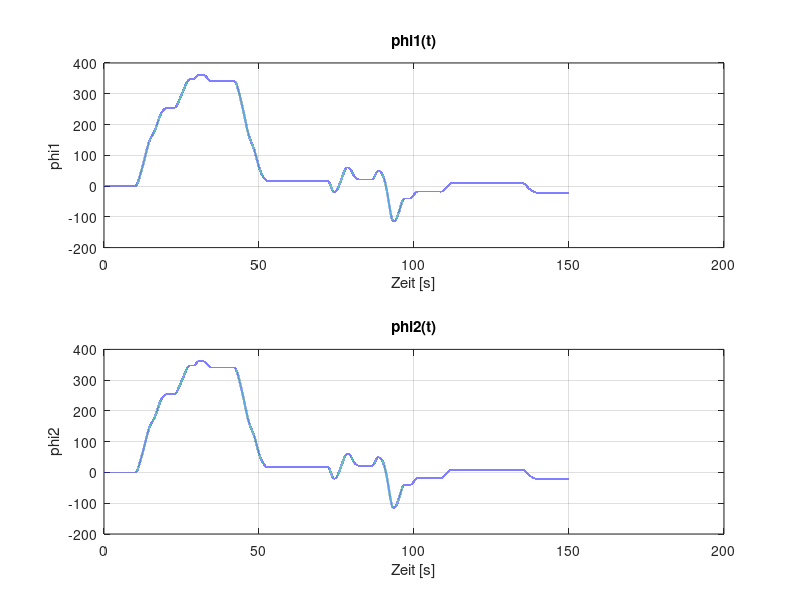
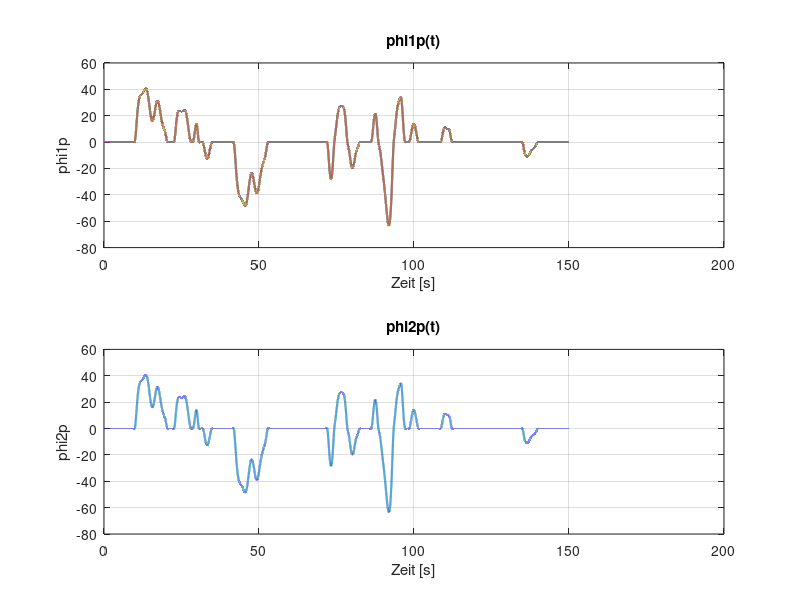
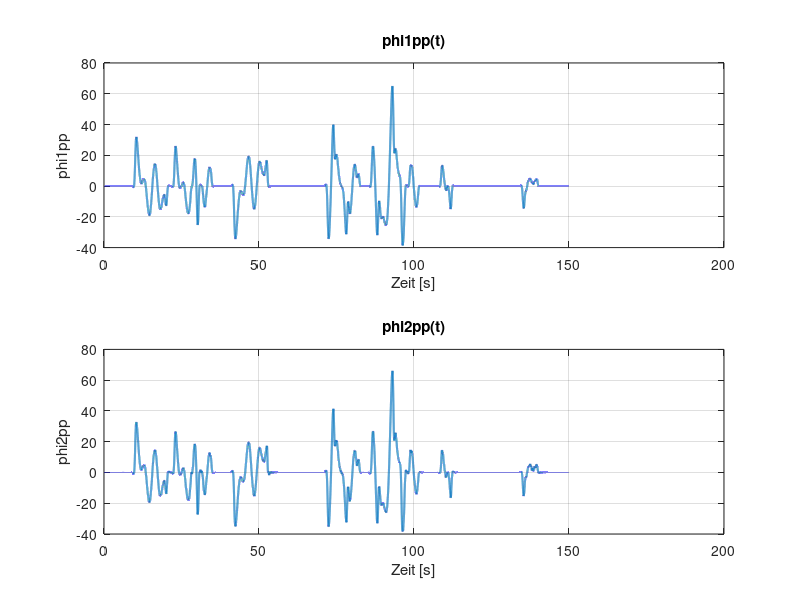
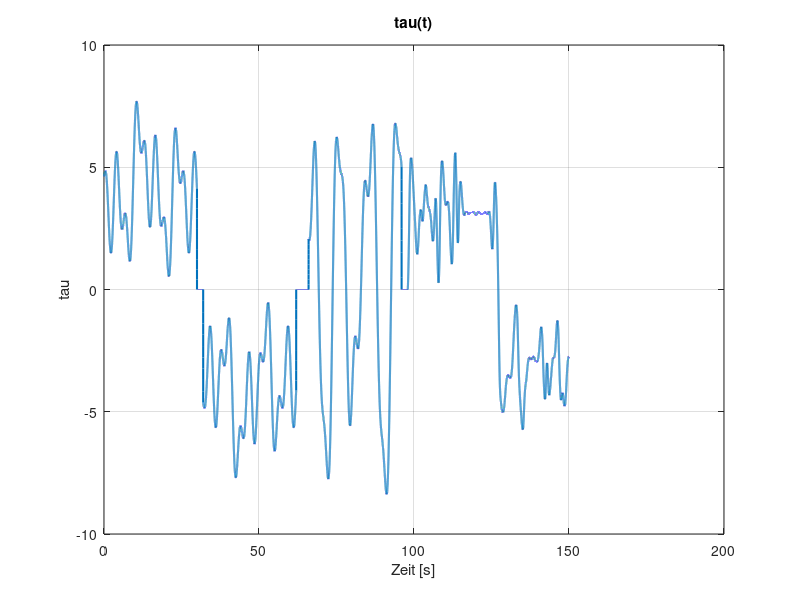

Here is the MATLAB script that generated these plots, in order:
% -------------------------------------------------------------
% Autor:      Ole Uphaus
% Datum:      20.06.2025
% Beschreibung:
% Dieses Skript nutz die Messungen von Sven, um geeignete Trainingsdaten
% für das Delan Modell zu erstellen. Mit diesen kann dann später trainiert
% werden.
% -------------------------------------------------------------

clc
clear
close all

%% Parameterderfinition

% Messdaten laden
load("Messung_Torsionsschwinger.mat")

% Grenzfrequenzen Filter
fc = 1;

% Resampling rate
r_resample = 10;

% Index, bis zu dem Testdaten gesammelt werden
test_idx = 2100;

% Schwellenwert für Geschwindigkeit
threshold_v = 5.e-1;

% Daten abspeichern
savedata = true;

%% Signale filtern

% Winkel in Radiant umrechnen
phi1_rad = phi1;
phi2_rad = phi2;

% Filter vorbereiten
dt = mean(diff(t_ges));
fs = 1 / dt; % Abtastrate
[b, a] = butter(2, fc / (fs/2));

% Filtern der Positionssignale und daraus dann die Ableitungen bestimmen
phi1_filt = filtfilt(b, a, phi1_rad);
phi2_filt = filtfilt(b, a, phi2_rad);

%% Geschwindigkeiten und Beschleunigungen berechnen

% Geschwindigkeiten
phi1p_filt = gradient(phi1_filt, dt);
phi2p_filt = gradient(phi2_filt, dt);

% Beschleunigungen
phi1pp_filt = gradient(phi1p_filt, dt);
phi2pp_filt = gradient(phi2p_filt, dt);

% Test: Integral der Beschleunigungen berechnen
phi1_p_int = cumtrapz(phi1pp_filt)*dt;

%% Ursprungssignale Plotten

% Positionen
figure()
subplot(2,1,1);
plot(t_ges, phi1_filt, 'LineWidth', 1.5);
xlabel('Zeit [s]');
ylabel('phi1');
grid on;
title('phi1(t)');

subplot(2,1,2);
plot(t_ges, phi2_filt, 'LineWidth', 1.5);
xlabel('Zeit [s]');
ylabel('phi2');
grid on;
title('phi2(t)');

% Geschwindigkeiten
figure()
subplot(2,1,1);
plot(t_ges, phi1p_filt, 'LineWidth', 1.5);
hold on
plot(t_ges, phi1_p_int, 'LineWidth', 1.5);
xlabel('Zeit [s]');
ylabel('phi1p');
grid on;
title('phi1p(t)');

subplot(2,1,2);
plot(t_ges, phi2p_filt, 'LineWidth', 1.5);
xlabel('Zeit [s]');
ylabel('phi2p');
grid on;
title('phi2p(t)');

% Beschleunigungen
figure()
subplot(2,1,1);
plot(t_ges, phi1pp_filt, 'LineWidth', 1.5);
xlabel('Zeit [s]');
ylabel('phi1pp');
grid on;
title('phi1pp(t)');

subplot(2,1,2);
plot(t_ges, phi2pp_filt, 'LineWidth', 1.5);
xlabel('Zeit [s]');
ylabel('phi2pp');
grid on;
title('phi2pp(t)');

% Drehmoment
figure()
plot(t_ges, u, 'LineWidth', 1.5);
xlabel('Zeit [s]');
ylabel('tau');
grid on;
title('tau(t)');


%% Signale downsamplen

% Resamplen
phi1_filt_res = downsample(phi1_filt, r_resample);
phi2_filt_res = downsample(phi2_filt, r_resample);

phi1p_filt_res = downsample(phi1p_filt, r_resample);
phi2p_filt_res = downsample(phi2p_filt, r_resample);

phi1pp_filt_res = downsample(phi1pp_filt, r_resample);
phi2pp_filt_res = downsample(phi2pp_filt, r_resample);

t_ges_res = downsample(t_ges, r_resample);

u_res = downsample(u, r_resample);

%% Zusammenfassen und Trainings und Testdaten erstellen

% Zusammenfassen
features_ges = [phi1_filt_res, phi2_filt_res, phi1p_filt_res, phi2p_filt_res, u_res, zeros(size(u_res))];
labels_ges = [phi1pp_filt_res, phi2pp_filt_res];

% Aufteilen in Trainings und Testdaten
features_training = features_ges((test_idx + 1):end, :);
labels_training = labels_ges((test_idx + 1):end, :);
t_vec_training = t_ges_res((test_idx + 1):end, :);

features_test = features_ges(1:test_idx, :);
labels_test = labels_ges(1:test_idx, :);
t_vec_test = t_ges_res(1:test_idx, :);

%% Datenpunkte im Stillstand löschen

% Trainingsdaten (Geschwindigkeit == 0 -> Datenpunkt löschen)
training_delete_idx = find(abs(features_training(:, 3)) < threshold_v | abs(features_training(:, 4)) < threshold_v);

features_training(training_delete_idx, :) = [];
labels_training(training_delete_idx, :) = [];

% Testdaten (Geschwindigkeit == 0 -> Datenpunkt löschen)
test_delete_idx = find(abs(features_test(:, 3)) < threshold_v | abs(features_test(:, 4)) < threshold_v);

features_test(test_delete_idx, :) = [];
labels_test(test_delete_idx, :) = [];

% Samples vektoren erstellen
samples_training = size(features_test, 1):(size(features_test, 1) + size(features_training, 1) - 1);
samples_test = 0:(size(features_test, 1) - 1);

% Massen und Coriolisterme erstellen (hier unbekannt - gleich null setzen
% für Plot später)
Mass_Cor_test = zeros(size(features_test, 1), 9);

%% Abspeichern

if savedata == true
    % Pfad dieses Skripts
    my_path = fileparts(mfilename('fullpath'));

    % Datei speichern
    dateiName = 'Measuring_data_Training_Torsionsschwinger.mat';   
    full_path = fullfile(my_path, dateiName);
    save(full_path, 'features_training', 'labels_training', 'features_test', 'labels_test', "Mass_Cor_test");
end

%% Plotten

% Positionen
figure()
subplot(2,1,1);
% plot(t_ges, phi1_rad, 'LineWidth', 1.5);
hold on
plot(samples_test, features_test(:, 1), 'LineWidth', 1.5);
plot(samples_training, features_training(:, 1), 'LineWidth', 1.5);
xlabel('Zeit [s]');
ylabel('phi1');
grid on;
title('phi1(t)');

subplot(2,1,2);
% plot(t_ges, phi2_rad, 'LineWidth', 1.5);
hold on
plot(samples_test, features_test(:, 2), 'LineWidth', 1.5);
plot(samples_training, features_training(:, 2), 'LineWidth', 1.5);
xlabel('Zeit [s]');
ylabel('phi2');
grid on;
title('phi2(t)');

% Geschwindigkeiten
figure()
subplot(2,1,1);
plot(samples_test, features_test(:, 3), 'LineWidth', 1.5);
hold on
plot(samples_training, features_training(:, 3), 'LineWidth', 1.5);
xlabel('Zeit [s]');
ylabel('phi1p');
grid on;
title('phi1p(t)');

subplot(2,1,2);
plot(samples_test, features_test(:, 4), 'LineWidth', 1.5);
hold on
plot(samples_training, features_training(:, 4), 'LineWidth', 1.5);
xlabel('Zeit [s]');
ylabel('phi2p');
grid on;
title('phi2p(t)');

% Beschleunigungen
figure()
subplot(2,1,1);
plot(samples_test, labels_test(:, 1), 'LineWidth', 1.5);
hold on
plot(samples_training, labels_training(:, 1), 'LineWidth', 1.5);
xlabel('Zeit [s]');
ylabel('phi1pp');
grid on;
title('phi1pp(t)');

subplot(2,1,2);
plot(samples_test, labels_test(:, 2), 'LineWidth', 1.5);
hold on
plot(samples_training, labels_training(:, 2), 'LineWidth', 1.5);
xlabel('Zeit [s]');
ylabel('phi2pp');
grid on;
title('phi2pp(t)');

% Drehmoment
figure()
plot(samples_test, features_test(:, 5), 'LineWidth', 1.5);
hold on
plot(samples_training, features_training(:, 5), 'LineWidth', 1.5);
xlabel('Zeit [s]');
ylabel('tau');
grid on;
title('tau(t)');
